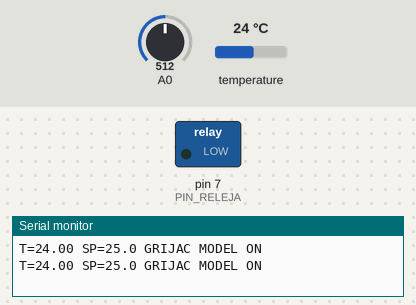
Recording of a sketch running on a simulated Arduino Uno, built with avr-gcc and run on an emulated ATmega328P. Shown: switched loads named in the sketch (green lamp = pin HIGH), the last lines printed to the serial monitor. Inputs (shaded band) come from the test bench; at power-on: temperature 24 °C, A0 = 512.

Above: at 2.3 s.
2.4 s: temperature set to 24.9 °C
4.2 s: temperature set to 26.1 °C
At 5.1 s:
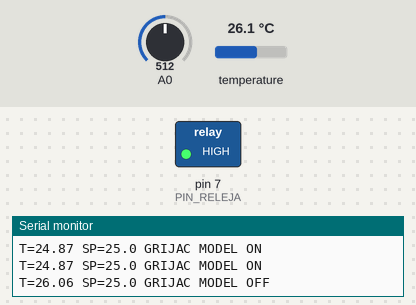
6.8 s: temperature set to 24.9 °C
8.3 s: temperature set to 23.9 °C
At 8.7 s:
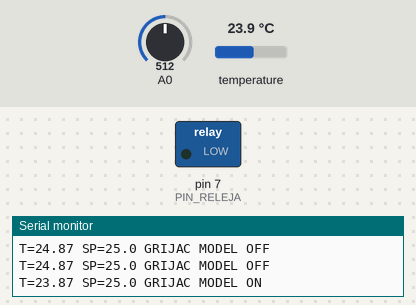
9.9 s: temperature set to 28 °C
At 10.9 s:
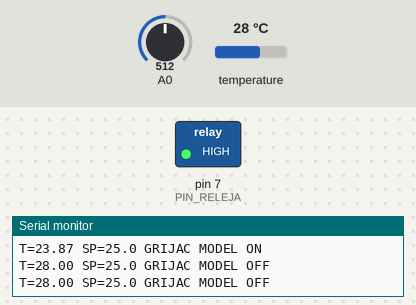
Timing chart, 0 to 12.4 s (numbered marks = the images above; inputs shaded):
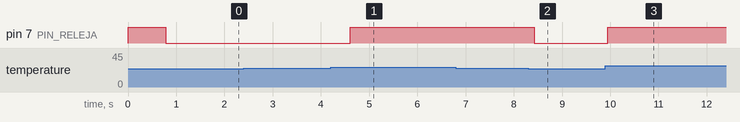

The sketch:

LV13_DS18B20_Potenciometar_Relej.ino
```cpp
// LV13: DS18B20 mjeri temperaturu; relej je samo MODEL grijaca.
#include <OneWire.h>
#include <DallasTemperature.h>

OneWire sabirnica(2);
DallasTemperature ds18b20(&sabirnica);
const byte PIN_RELEJA = 7;
const bool RELEJ_AKTIVAN_NA_LOW = true;
const float H = 0.5;  // Polusirina pojasa histereze, u stupnjevima C.
bool grijanjeUkljuceno = false;
unsigned long pocetakMjerenja = 0;

void postaviRelej(bool ukljucen) {
  if (RELEJ_AKTIVAN_NA_LOW) {
    if (ukljucen) {
      digitalWrite(PIN_RELEJA, LOW);
    } else {
      digitalWrite(PIN_RELEJA, HIGH);
    }
  } else {
    if (ukljucen) {
      digitalWrite(PIN_RELEJA, HIGH);
    } else {
      digitalWrite(PIN_RELEJA, LOW);
    }
  }
}

void setup() {
  postaviRelej(false);
  pinMode(PIN_RELEJA, OUTPUT);
  Serial.begin(9600);
  ds18b20.begin();
  ds18b20.setResolution(12);
  ds18b20.setWaitForConversion(false);  // Pokreni, ali ne cekaj ovdje.
  ds18b20.requestTemperatures();
  pocetakMjerenja = millis();
}

void loop() {
  if (millis() - pocetakMjerenja < 750UL) {
    return;  // Pretvorba jos traje; provjeri ponovno u sljedecem loop().
  }

  float temperatura = ds18b20.getTempCByIndex(0);
  float zadanaTemperatura = 15.0 + analogRead(A0) * 20.0 / 1023.0;
  bool mjerenjeValjano = temperatura != DEVICE_DISCONNECTED_C &&
                        temperatura >= 0 && temperatura <= 60;

  if (!mjerenjeValjano) {
    grijanjeUkljuceno = false;
  } else if (temperatura <= zadanaTemperatura - H) {
    grijanjeUkljuceno = true;
  } else if (temperatura >= zadanaTemperatura + H) {
    grijanjeUkljuceno = false;
  }
  // Unutar pojasa zadrzi stanje; pogreska mjerenja uvijek gasi izlaz.
  postaviRelej(grijanjeUkljuceno);

  Serial.print(F("T="));
  if (mjerenjeValjano) {
    Serial.print(temperatura, 2);
  } else {
    Serial.print(F("GRESKA"));
  }
  Serial.print(F(" SP="));
  Serial.print(zadanaTemperatura, 1);
  if (grijanjeUkljuceno) {
    Serial.println(F(" GRIJAC MODEL ON"));
  } else {
    Serial.println(F(" GRIJAC MODEL OFF"));
  }

  ds18b20.requestTemperatures();  // Zapocni sljedece mjerenje.
  pocetakMjerenja = millis();
}
```

Measured:
- the behaviour switches between 25.5 and 25.6 °C on temperature (found by bisection; images 0 and 1)
- the behaviour switches between 24.6 and 24.5 °C on temperature (found by bisection; images 1 and 2)
- after the input at 4.2 s, pin 7 (PIN_RELEJA): LOW → HIGH after 0.40 s
- after the input at 8.3 s, pin 7 (PIN_RELEJA): HIGH → LOW after 0.12 s
- after the input at 9.9 s, pin 7 (PIN_RELEJA): LOW → HIGH after 0.05 s
